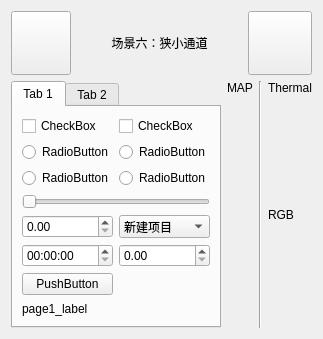
      <widget class="QWidget" name="page_6">
       <property name="mouseTracking">
        <bool>false</bool>
       </property>
       <property name="tabletTracking">
        <bool>false</bool>
       </property>
       <layout class="QGridLayout" name="gridLayout_20">
        <item row="0" column="0">
         <layout class="QGridLayout" name="gridLayout_15">
          <item row="1" column="4">
           <widget class="QLabel" name="label_Thermal_text_6">
            <property name="text">
             <string>Thermal</string>
            </property>
           </widget>
          </item>
          <item row="1" column="1">
           <widget class="QLabel" name="label_map_text_6">
            <property name="text">
             <string>MAP</string>
            </property>
           </widget>
          </item>
          <item row="0" column="0" colspan="5">
           <layout class="QHBoxLayout" name="horizontalLayout_7">
            <item>
             <widget class="QPushButton" name="button_back_6">
              <property name="enabled">
               <bool>true</bool>
              </property>
              <property name="sizePolicy">
               <sizepolicy hsizetype="Maximum" vsizetype="Maximum">
                <horstretch>0</horstretch>
                <verstretch>0</verstretch>
               </sizepolicy>
              </property>
              <property name="minimumSize">
               <size>
                <width>60</width>
                <height>40</height>
               </size>
              </property>
              <property name="maximumSize">
               <size>
                <width>100</width>
                <height>64</height>
               </size>
              </property>
              <property name="sizeIncrement">
               <size>
                <width>0</width>
                <height>200</height>
               </size>
              </property>
              <property name="baseSize">
               <size>
                <width>0</width>
                <height>0</height>
               </size>
              </property>
              <property name="styleSheet">
               <string notr="true"/>
              </property>
              <property name="text">
               <string/>
              </property>
             </widget>
            </item>
            <item>
             <widget class="QLabel" name="label_title_6">
              <property name="sizePolicy">
               <sizepolicy hsizetype="Expanding" vsizetype="Maximum">
                <horstretch>0</horstretch>
                <verstretch>0</verstretch>
               </sizepolicy>
              </property>
              <property name="maximumSize">
               <size>
                <width>16777215</width>
                <height>50</height>
               </size>
              </property>
              <property name="styleSheet">
               <string notr="true"/>
              </property>
              <property name="text">
               <string>场景六：狭小通道</string>
              </property>
              <property name="alignment">
               <set>Qt::AlignCenter</set>
              </property>
              <property name="margin">
               <number>0</number>
              </property>
             </widget>
            </item>
            <item>
             <widget class="QPushButton" name="button_exit_6">
              <property name="sizePolicy">
               <sizepolicy hsizetype="Maximum" vsizetype="Maximum">
                <horstretch>0</horstretch>
                <verstretch>0</verstretch>
               </sizepolicy>
              </property>
              <property name="minimumSize">
               <size>
                <width>64</width>
                <height>64</height>
               </size>
              </property>
              <property name="maximumSize">
               <size>
                <width>64</width>
                <height>64</height>
               </size>
              </property>
              <property name="text">
               <string/>
              </property>
             </widget>
            </item>
           </layout>
          </item>
          <item row="2" column="1" rowspan="3">
           <widget class="QLabel" name="label_map_6">
            <property name="sizePolicy">
             <sizepolicy hsizetype="Expanding" vsizetype="Expanding">
              <horstretch>8</horstretch>
              <verstretch>0</verstretch>
             </sizepolicy>
            </property>
            <property name="text">
             <string/>
            </property>
            <property name="scaledContents">
             <bool>true</bool>
            </property>
           </widget>
          </item>
          <item row="2" column="4">
           <widget class="QLabel" name="label_hot_image_6">
            <property name="sizePolicy">
             <sizepolicy hsizetype="Expanding" vsizetype="Expanding">
              <horstretch>3</horstretch>
              <verstretch>0</verstretch>
             </sizepolicy>
            </property>
            <property name="maximumSize">
             <size>
              <width>500</width>
              <height>16777215</height>
             </size>
            </property>
            <property name="text">
             <string/>
            </property>
            <property name="scaledContents">
             <bool>true</bool>
            </property>
           </widget>
          </item>
          <item row="1" column="0" rowspan="4">
           <widget class="QTabWidget" name="tabWidget_6">
            <property name="sizePolicy">
             <sizepolicy hsizetype="Maximum" vsizetype="Expanding">
              <horstretch>0</horstretch>
              <verstretch>0</verstretch>
             </sizepolicy>
            </property>
            <property name="maximumSize">
             <size>
              <width>300</width>
              <height>16777215</height>
             </size>
            </property>
            <property name="currentIndex">
             <number>0</number>
            </property>
            <widget class="QWidget" name="tab_11">
             <attribute name="title">
              <string>Tab 1</string>
             </attribute>
             <layout class="QGridLayout" name="gridLayout_19">
              <item row="0" column="0">
               <widget class="QCheckBox" name="checkBox_11">
                <property name="sizePolicy">
                 <sizepolicy hsizetype="Expanding" vsizetype="Expanding">
                  <horstretch>0</horstretch>
                  <verstretch>0</verstretch>
                 </sizepolicy>
                </property>
                <property name="text">
                 <string>CheckBox</string>
                </property>
               </widget>
              </item>
              <item row="0" column="1">
               <widget class="QCheckBox" name="checkBox_12">
                <property name="sizePolicy">
                 <sizepolicy hsizetype="Expanding" vsizetype="Expanding">
                  <horstretch>0</horstretch>
                  <verstretch>0</verstretch>
                 </sizepolicy>
                </property>
                <property name="text">
                 <string>CheckBox</string>
                </property>
               </widget>
              </item>
              <item row="1" column="0">
               <widget class="QRadioButton" name="radioButton_21">
                <property name="sizePolicy">
                 <sizepolicy hsizetype="Minimum" vsizetype="Expanding">
                  <horstretch>0</horstretch>
                  <verstretch>0</verstretch>
                 </sizepolicy>
                </property>
                <property name="text">
                 <string>RadioButton</string>
                </property>
               </widget>
              </item>
              <item row="1" column="1">
               <widget class="QRadioButton" name="radioButton_22">
                <property name="sizePolicy">
                 <sizepolicy hsizetype="Minimum" vsizetype="Expanding">
                  <horstretch>0</horstretch>
                  <verstretch>0</verstretch>
                 </sizepolicy>
                </property>
                <property name="text">
                 <string>RadioButton</string>
                </property>
               </widget>
              </item>
              <item row="2" column="0">
               <widget class="QRadioButton" name="radioButton_23">
                <property name="sizePolicy">
                 <sizepolicy hsizetype="Minimum" vsizetype="Expanding">
                  <horstretch>0</horstretch>
                  <verstretch>0</verstretch>
                 </sizepolicy>
                </property>
                <property name="text">
                 <string>RadioButton</string>
                </property>
               </widget>
              </item>
              <item row="2" column="1">
               <widget class="QRadioButton" name="radioButton_24">
                <property name="sizePolicy">
                 <sizepolicy hsizetype="Minimum" vsizetype="Expanding">
                  <horstretch>0</horstretch>
                  <verstretch>0</verstretch>
                 </sizepolicy>
                </property>
                <property name="text">
                 <string>RadioButton</string>
                </property>
               </widget>
              </item>
              <item row="3" column="0" colspan="2">
               <widget class="QSlider" name="horizontalSlider_6">
                <property name="orientation">
                 <enum>Qt::Horizontal</enum>
                </property>
               </widget>
              </item>
              <item row="4" column="0">
               <widget class="QDoubleSpinBox" name="doubleSpinBox_11">
                <property name="sizePolicy">
                 <sizepolicy hsizetype="Expanding" vsizetype="Expanding">
                  <horstretch>0</horstretch>
                  <verstretch>0</verstretch>
                 </sizepolicy>
                </property>
               </widget>
              </item>
              <item row="4" column="1">
               <widget class="QComboBox" name="comboBox_6">
                <property name="sizePolicy">
                 <sizepolicy hsizetype="Expanding" vsizetype="Expanding">
                  <horstretch>0</horstretch>
                  <verstretch>0</verstretch>
                 </sizepolicy>
                </property>
                <item>
                 <property name="text">
                  <string>新建项目</string>
                 </property>
                </item>
                <item>
                 <property name="text">
                  <string>新建项目</string>
                 </property>
                </item>
                <item>
                 <property name="text">
                  <string>新建项目</string>
                 </property>
                </item>
                <item>
                 <property name="text">
                  <string>新建项目</string>
                 </property>
                </item>
                <item>
                 <property name="text">
                  <string>新建项目</string>
                 </property>
                </item>
               </widget>
              </item>
              <item row="5" column="0">
               <widget class="QTimeEdit" name="timeEdit_6">
                <property name="sizePolicy">
                 <sizepolicy hsizetype="Expanding" vsizetype="Expanding">
                  <horstretch>0</horstretch>
                  <verstretch>0</verstretch>
                 </sizepolicy>
                </property>
               </widget>
              </item>
              <item row="5" column="1">
               <widget class="QDoubleSpinBox" name="doubleSpinBox_12">
                <property name="sizePolicy">
                 <sizepolicy hsizetype="Expanding" vsizetype="Expanding">
                  <horstretch>0</horstretch>
                  <verstretch>0</verstretch>
                 </sizepolicy>
                </property>
               </widget>
              </item>
              <item row="6" column="0">
               <widget class="QPushButton" name="pushButton_7">
                <property name="sizePolicy">
                 <sizepolicy hsizetype="Minimum" vsizetype="Expanding">
                  <horstretch>0</horstretch>
                  <verstretch>0</verstretch>
                 </sizepolicy>
                </property>
                <property name="text">
                 <string>PushButton</string>
                </property>
               </widget>
              </item>
              <item row="7" column="0" colspan="2">
               <widget class="QLabel" name="label_9">
                <property name="sizePolicy">
                 <sizepolicy hsizetype="Expanding" vsizetype="Expanding">
                  <horstretch>0</horstretch>
                  <verstretch>0</verstretch>
                 </sizepolicy>
                </property>
                <property name="text">
                 <string>page1_label</string>
                </property>
               </widget>
              </item>
             </layout>
            </widget>
            <widget class="QWidget" name="tab_12">
             <attribute name="title">
              <string>Tab 2</string>
             </attribute>
            </widget>
           </widget>
          </item>
          <item row="3" column="4">
           <widget class="QLabel" name="label_RGB_text_6">
            <property name="text">
             <string>RGB</string>
            </property>
            <property name="margin">
             <number>0</number>
            </property>
           </widget>
          </item>
          <item row="4" column="4">
           <widget class="QLabel" name="label_rgb_image_6">
            <property name="sizePolicy">
             <sizepolicy hsizetype="Expanding" vsizetype="Expanding">
              <horstretch>3</horstretch>
              <verstretch>0</verstretch>
             </sizepolicy>
            </property>
            <property name="maximumSize">
             <size>
              <width>500</width>
              <height>16777215</height>
             </size>
            </property>
            <property name="text">
             <string/>
            </property>
            <property name="scaledContents">
             <bool>true</bool>
            </property>
           </widget>
          </item>
          <item row="1" column="2" rowspan="4" colspan="2">
           <widget class="Line" name="line_6">
            <property name="orientation">
             <enum>Qt::Vertical</enum>
            </property>
           </widget>
          </item>
         </layout>
        </item>
       </layout>
      </widget>
